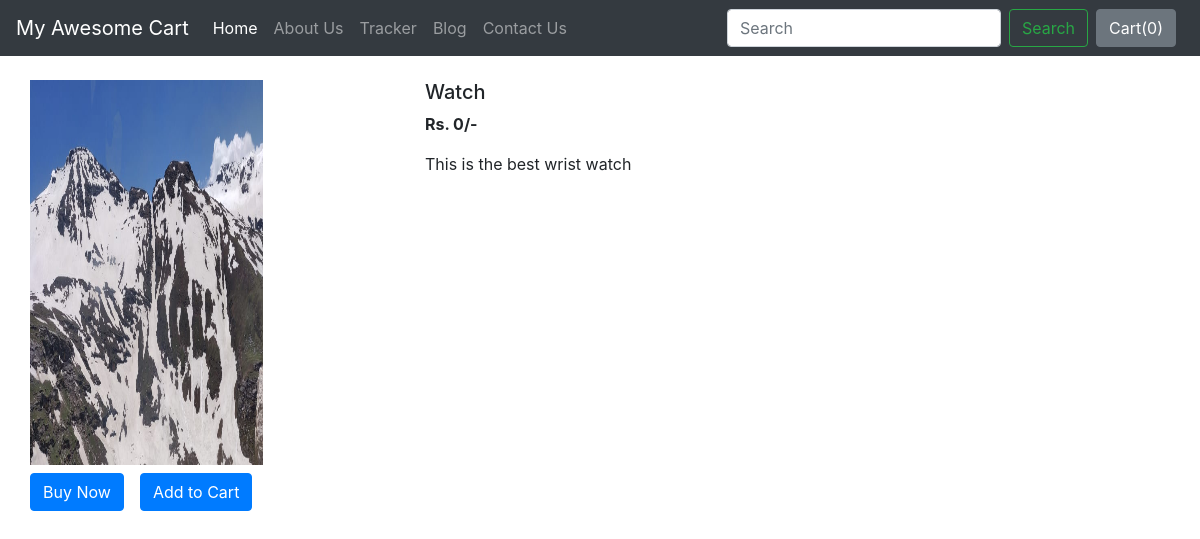
The page /shop/products/1 on the database its author committed.
### shop/models.py (models this page shows)
class Product(models.Model):
    product_id = models.AutoField
    product_name = models.CharField(max_length=50)
    desc  = models.CharField(max_length=300)
    pub_date = models.DateField()
    category = models.CharField(max_length=50, default="")
    subcategory = models.CharField(max_length=50, default="")
    price = models.IntegerField(default=0)
    image = models.ImageField(upload_to="shop/images", default="")
    def __str__(self):
        return self.product_name

### shop/views.py (the view)
# urls.py: path('products/<int:myid>', views.prodView, name="Search"),
def prodView(request, myid):
    product = Product.objects.filter(id=myid)
    print(product)
    return render(request, 'shop/prodView.html', {'product':product[0]})

### shop/templates/shop/prodView.html (shortened to what this page needs)
{% extends 'shop/basic.html' %}
{% block body %}<h1>  </h1>
<div class="container my-4">
    <div class="row">
        <div class="col-md-4">
            <div class="row">
                <img src="/media/{{product.image}}" width="233px" height="385px" alt="">
            </div>
            <div class="row my-2">
                <button class="btn btn-primary">Buy Now</button>
                <button class="btn btn-primary mx-3">Add to Cart</button>
            </div>
        </div>
        <div class="col-md-8">
            <h5>{{product.product_name}}</h5>
            <p><strong>Rs. {{product.price}}/-</strong></p>
            <p>{{product.desc}}</p>
        </div>
    </div>
</div>
{% endblock %}

### rows shown on the page
Product: image (picture), product_name "Watch", price "0", desc "This is the best wrist watch"
